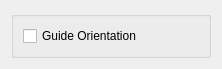
<?xml version="1.0" encoding="UTF-8"?>
<ui version="4.0">
 <class>Form</class>
 <widget class="QWidget" name="Form">
  <property name="geometry">
   <rect>
    <x>0</x>
    <y>0</y>
    <width>222</width>
    <height>54</height>
   </rect>
  </property>
  <property name="windowTitle">
   <string>Form</string>
  </property>
  <layout class="QVBoxLayout" name="verticalLayout">
   <item>
    <widget class="QGroupBox" name="groupBox">
     <property name="title">
      <string/>
     </property>
     <layout class="QGridLayout" name="gridLayout">
      <item row="2" column="0">
       <widget class="QCheckBox" name="guide_orientation_checkBox">
        <property name="text">
         <string>Guide Orientation</string>
        </property>
       </widget>
      </item>
     </layout>
    </widget>
   </item>
  </layout>
 </widget>
 <resources/>
 <connections/>
</ui>
